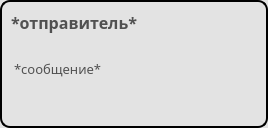
<?xml version="1.0" encoding="UTF-8"?>
<ui version="4.0">
 <class>frame_your_msg</class>
 <widget class="QWidget" name="frame_your_msg">
  <property name="geometry">
   <rect>
    <x>0</x>
    <y>0</y>
    <width>268</width>
    <height>128</height>
   </rect>
  </property>
  <property name="maximumSize">
   <size>
    <width>268</width>
    <height>128</height>
   </size>
  </property>
  <property name="font">
   <font>
    <family>Century Gothic</family>
   </font>
  </property>
  <property name="windowTitle">
   <string>Form</string>
  </property>
  <property name="windowIcon">
   <iconset>
    <normaloff>icons/app_ico.png</normaloff>icons/app_ico.png</iconset>
  </property>
  <property name="styleSheet">
   <string notr="true">#frame_your_msg{
background-color: rgb(227, 227, 227);
border: 2px solid black;
border-radius: 10;
}</string>
  </property>
  <layout class="QVBoxLayout" name="verticalLayout" stretch="1,10">
   <item alignment="Qt::AlignLeft|Qt::AlignTop">
    <widget class="QLabel" name="user">
     <property name="font">
      <font>
       <family>Century Gothic</family>
       <pointsize>12</pointsize>
       <weight>75</weight>
       <italic>false</italic>
       <bold>true</bold>
      </font>
     </property>
     <property name="styleSheet">
      <string notr="true">QLabel {
color: rgb(81, 81, 81);
}</string>
     </property>
     <property name="text">
      <string>*отправитель*</string>
     </property>
    </widget>
   </item>
   <item alignment="Qt::AlignTop">
    <widget class="QLabel" name="text">
     <property name="sizePolicy">
      <sizepolicy hsizetype="Preferred" vsizetype="Preferred">
       <horstretch>0</horstretch>
       <verstretch>0</verstretch>
      </sizepolicy>
     </property>
     <property name="font">
      <font>
       <family>Century Gothic</family>
       <pointsize>10</pointsize>
      </font>
     </property>
     <property name="styleSheet">
      <string notr="true">padding-top: 20;
color: rgb(81, 81, 81);</string>
     </property>
     <property name="text">
      <string>*сообщение*</string>
     </property>
     <property name="textFormat">
      <enum>Qt::PlainText</enum>
     </property>
    </widget>
   </item>
  </layout>
 </widget>
 <resources/>
 <connections/>
</ui>
